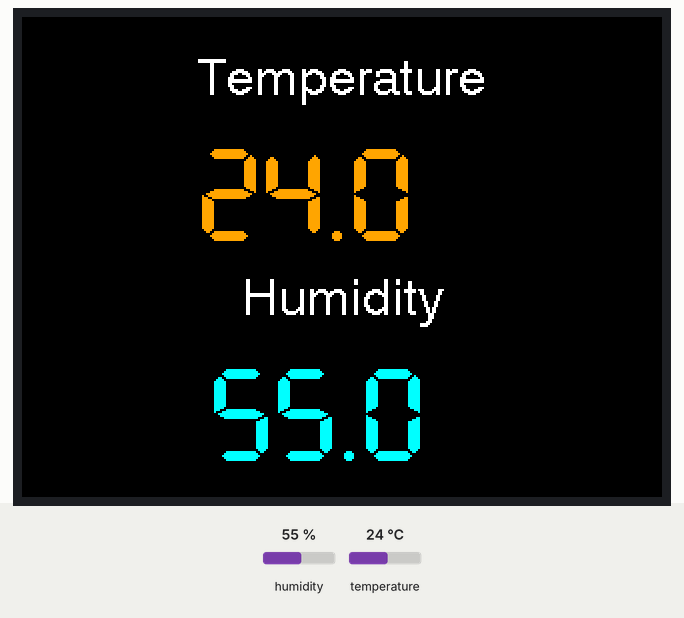
Recording of a program running on a simulated ESP32. On the bench: 320×240 colour display. Inputs (shaded band) come from the test bench; at power-on: humidity 55 %, temperature 24 °C.

Above: at 2.4 s.

The program:

main.cpp
```cpp
#include <M5Stack.h>          // Include M5Stack library
#include <DHT.h>

// Define the DHT sensor type and data pin connection.
#define DHTPIN 21             // M5Stack GROVE Port A (Yellow Wire)
#define DHTTYPE DHT22         // DHT 22 (AM2302)

// Create a DHT sensor object
DHT dht(DHTPIN, DHTTYPE);

void setup() {
    M5.begin();                // Initialize the M5Stack Core
    Serial.begin(115200);      // Begin serial communication for debugging

    dht.begin();               // Initialize the DHT22 sensor

    M5.Lcd.fillScreen(BLACK);
    M5.Lcd.setTextColor(WHITE, BLACK);
    M5.Lcd.setTextSize(1);
    M5.Lcd.setCursor(0, 0);
    M5.Lcd.println("DHT22 Sensor");
    M5.Lcd.println("Initializing...");
    delay(2000);
}

void loop() {
    // Read temperature as Celsius and humidity from the sensor
    float h = dht.readHumidity();
    float t = dht.readTemperature(); // Temperature in Celsius

    // Check if any reads failed.
    if (isnan(h) || isnan(t)) {
        Serial.println("Failed to read from DHT sensor!");
        M5.Lcd.fillScreen(BLACK);
        M5.Lcd.setTextColor(YELLOW, BLACK);
        M5.Lcd.drawCentreString("Failed to read sensor!", 160, 110, 4); // Font 4 (26px)
        delay(2000);
        return;
    }

    // Display the readings on the screen
    M5.Lcd.fillScreen(BLACK);
    char buffer[16];

    // --- Display Temperature ---
    M5.Lcd.setTextColor(WHITE, BLACK);
    M5.Lcd.drawCentreString("Temperature", 160, 20, 4); // Font 4 (26px)
    M5.Lcd.setTextColor(ORANGE, BLACK);
    // Format string with one decimal place and the degree symbol (char 247)
    sprintf(buffer, "%.1f %cC", t, 247);
    M5.Lcd.drawCentreString(buffer, 160, 65, 7); // Font 7 (75px seven-segment)

    // --- Display Humidity ---
    M5.Lcd.setTextColor(WHITE, BLACK);
    M5.Lcd.drawCentreString("Humidity", 160, 130, 4); // Font 4 (26px)
    M5.Lcd.setTextColor(CYAN, BLACK);
    sprintf(buffer, "%.1f %%", h);
    M5.Lcd.drawCentreString(buffer, 160, 175, 7); // Font 7 (75px seven-segment)

    delay(30000); // Update every 30 seconds
}
```
